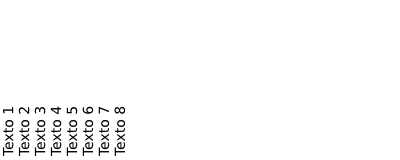
#> input picture gamemaker-map/images/Labels_strip25.png, 400 x 160 px
$ python croping-script.py   (Python 2 division)
#> lines starting #> are read from the running program, lines starting #| are printed output that depends on the picture
from PIL import Image

IMAGE_FILE = "Labels_strip25.png"

im = Image.open(IMAGE_FILE)
#> im is the input picture: PIL image 400x160 RGBA; mean R, G, B, A 246.4, 246.4, 246.4, 4.5

for i in range(8):
    box = (0, i*16, 160, 16*(i+1))
    print box
    region = im.crop(box)
    region.save("croped_%s.png" % i, "PNG")
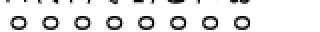
#> region: PIL image 160x16 RGBA (shown 2 times larger); mean R, G, B, A 207.9, 207.9, 207.9, 25.8; transparent parts drawn white
